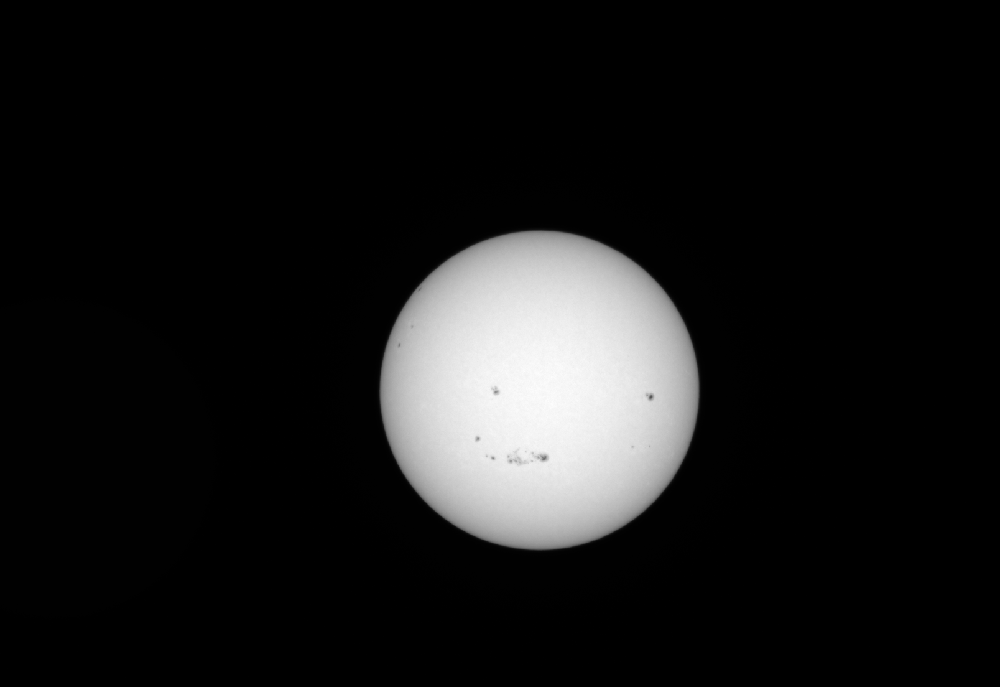
#> input picture img1.tiff, 1000 x 687 px, shrunk from 1608 x 1104 before the run, found by its file name
$ python Diffchecking.2.maxpl.2diffoutside.py
#> lines starting #> are read from the running program, lines starting #| are printed output that depends on the picture
from pickle import FALSE
import cv2
import numpy as np
import matplotlib.pyplot as plt
from matplotlib.colors import TwoSlopeNorm, LinearSegmentedColormap

impath = r"J:\img1.tiff"
img = cv2.imread(impath, cv2.IMREAD_UNCHANGED).astype(np.float32)
#> img: shape (687, 1000) float32; min 48, max 64992, mean 6380.8
diff2=True

# ============================
# MIN2（中心と半径）
# ============================
def MIN2(file):
#> called with file = 'J:\\img1.tiff'
    img = cv2.imread(file, 0)
#> img: shape (687, 1000); min 0, max 253, mean 24.3
    height, width = img.shape
#> height = 687; width = 1000

    n=10
    div=[]
    for i in range(1, n):
        line_t = img[:, width * i // n].astype(float)
        if np.max(line_t) <= 50:
            continue
        grad_t = np.diff(line_t)
        div.append([width*i//n, np.argmax(grad_t)])
        div.append([width*i//n, np.argmin(grad_t)])
#> after the loop, div = [[400, 311], [400, 469], [500, 235], [500, 544], [600, 242], [600, 537]]

    for i in range(1, n):
        line_p = img[height * i // n,:].astype(float)
        if np.max(line_p) <= 50:
            continue
        grad_p = np.diff(line_p)
        div.append([np.argmax(grad_p), height*i//n])
        div.append([np.argmin(grad_p), height*i//n])
#> after the loop, div = [[400, 311], [400, 469], [500, 235], [500, 544], [600, 242], [600, 537], [429, 274], [649, 274], [386, 343], [691, 343], [380, 412], [697, 412], [406, 480], [671, 480], [528, 549], [552, 549]]

    points = np.array(div, dtype=float)
#> points = 16 rows, first 8: [400, 311], [400, 469], [500, 235], [500, 544], [600, 242], [600, 537], [429, 274], [649, 274]
    x = points[:, 0]
#> x = [400, 400, 500, 500, 600, 600, 429, 649, 386, 691, 380, 697, 406, 671, 528, 552]
    y = points[:, 1]
#> y = [311, 469, 235, 544, 242, 537, 274, 274, 343, 343, 412, 412, 480, 480, 549, 549]

    mat_A = np.c_[x, y, np.ones(len(x))]
#> mat_A = 16 rows, first 8: [400, 311, 1], [400, 469, 1], [500, 235, 1], [500, 544, 1], [600, 242, 1], [600, 537, 1], [429, 274, 1], [649, 274, 1]
    vec_B = -(x**2 + y**2)
#> vec_B = [-256721, -379961, -305225, -545936, -418564, -648369, -259117, -496277, -266645, -595130, -314144, -655553, -395236, -680641, -580185, -606105]
    res, _, _, _ = np.linalg.lstsq(mat_A, vec_B, rcond=None)
#> res = [-1077.3, -779.5, 416558.9]
    A, B, C = res
#> A = -1077.3; B = -779.5; C = 416558.9

    cx = -A / 2
#> cx = 538.7
    cy = -B / 2
#> cy = 389.8
    r = np.sqrt(np.abs(cx**2 + cy**2 - C))
#> r = 159.7
    return cx, cy, r

cx, cy, r = MIN2(impath)
#> cx = 538.7; cy = 389.8; r = 159.7
cx = int(cx)
#> cx = 538
cy = int(cy)
#> cy = 389
r  = int(r)
#> r = 159

# ============================
# rdx, rdy 計算
# ============================
#rdxの計算
rheight_x = img.shape[0]
#> rheight_x = 687
rwidth_x  = img.shape[1] - 2   # ← これが正しい
#> rwidth_x = 998
width_x=img.shape[1] -1
#> width_x = 999
rdif_x_list = []
for i in range(1, img.shape[0]):
    line = np.diff(img[i])          # 長さ = width - 1
    if diff2:
        line = np.diff(line)        # 長さ = width - 2
    rdif_x_list.append(line)
#> after the loop, rdif_x_list = 686 items

rdif_x = np.vstack(rdif_x_list)     # reshape 不要
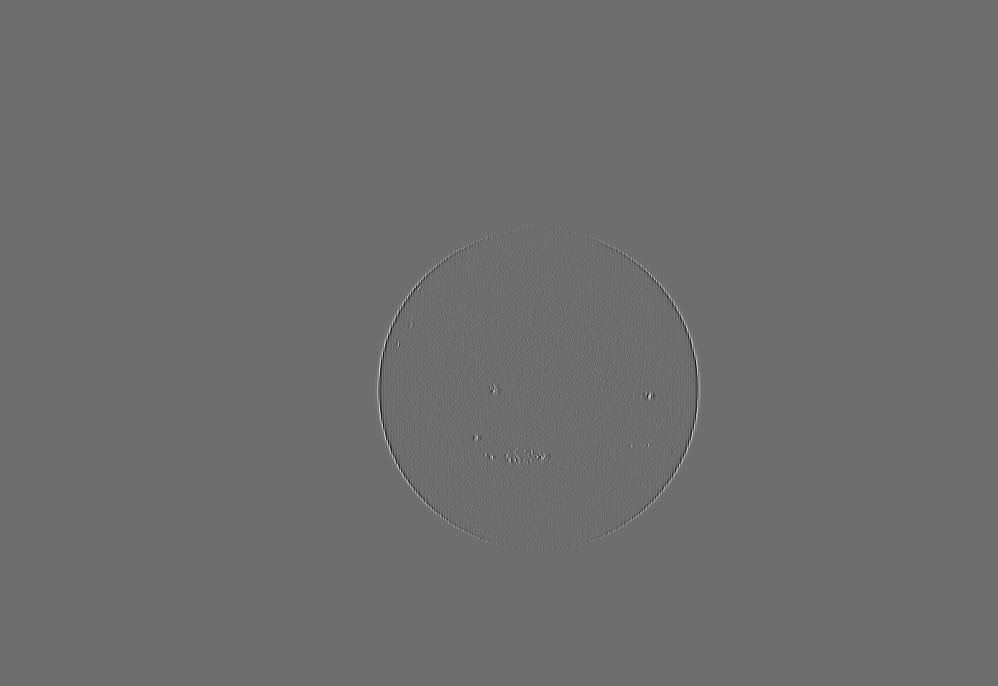
#> rdif_x: shape (686, 998) float32; min -13552, max 17696, mean 0; drawn with min black and max white

dif_x = np.vstack(rdif_x_list)

#rdyの計算
height_y = img.shape[0] - 1
#> height_y = 686
rwidth_y = img.shape[1] - 1
#> rwidth_y = 999
rdif_y_list = []
dif_y_list = []
for j in range(1, img.shape[1]):
    rdif_y_list.append(np.diff(img[:, j]))
    dif_y_list.append(np.diff(img[:, j]))
#> after the loop, dif_y_list = 999 items; rdif_y_list = 999 items
if diff2:
    rheight_y =height_y - 1
#> rheight_y = 685
    for i in range(len(rdif_y_list)):
        rdif_y_list[i] = np.diff(rdif_y_list[i])

rdif_y = np.array(rdif_y_list).T
dif_y = np.array(dif_y_list).T


dH = min(dif_x.shape[0], dif_y.shape[0])
#> dH = 686
dW = min(dif_x.shape[1], dif_y.shape[1])
#> dW = 998

dx = dif_x[:dH, :dW]
dy = dif_y[:dH, :dW]

H = min(rdif_x.shape[0], rdif_y.shape[0])
#> H = 685
W = min(rdif_x.shape[1], rdif_y.shape[1])
#> W = 998

rdx = rdif_x[:H, :W]
rdy = rdif_y[:H, :W]

# ============================
# カラーマップ（あなたのコードそのまま）
# ============================
cmap_x = LinearSegmentedColormap.from_list(
    "cmap_x",
    np.vstack((plt.cm.Blues_r(np.linspace(0,1,128)),
               plt.cm.Reds(np.linspace(0,1,128))))
)
vmin_x, vmax_x = rdx.min(), rdx.max()
#> vmin_x = -13552; vmax_x = 17696
vmin_x, vcenter_x, vmax_x = sorted([vmin_x, 0, vmax_x])
#> vcenter_x = 0
norm_x = TwoSlopeNorm(vmin=vmin_x, vcenter=vcenter_x, vmax=vmax_x)

cmap_y = LinearSegmentedColormap.from_list(
    "cmap_y",
    np.vstack((plt.cm.Greens_r(np.linspace(0,1,128)),
               plt.cm.Purples(np.linspace(0,1,128))))
)
vmin_y, vmax_y = rdy.min(), rdy.max()
#> vmin_y = -12944; vmax_y = 15472
vmin_y, vcenter_y, vmax_y = sorted([vmin_y, 0, vmax_y])
#> vcenter_y = 0
norm_y = TwoSlopeNorm(vmin=vmin_y, vcenter=vcenter_y, vmax=vmax_y)

rgb_x = cmap_x(norm_x(rdx))[..., :3]
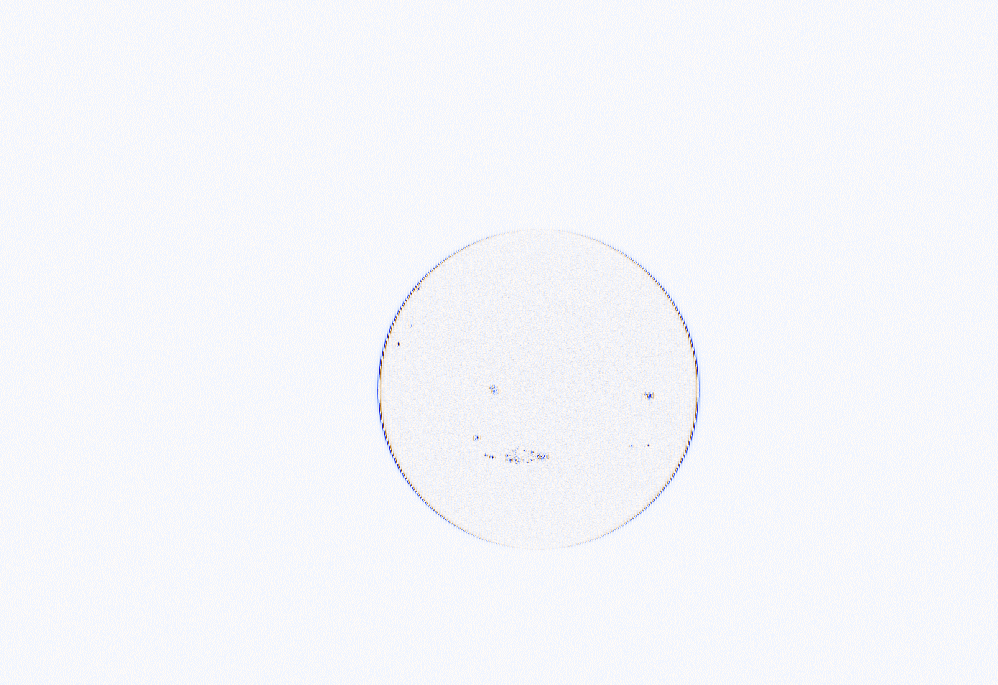
#> rgb_x: shape (685, 998, 3) float64; mean of channels 0, 1, 2 0.984, 0.968, 0.964; drawn as B, G, R
rgb_y = cmap_y(norm_y(rdy))[..., :3]
overlay = 0.5 * rgb_x + 0.5 * rgb_y

# ============================
# ± r/√2 の帯方式で R/L/T/B の最大点を抽出
# ============================

abs_rdx = np.abs(rdx)
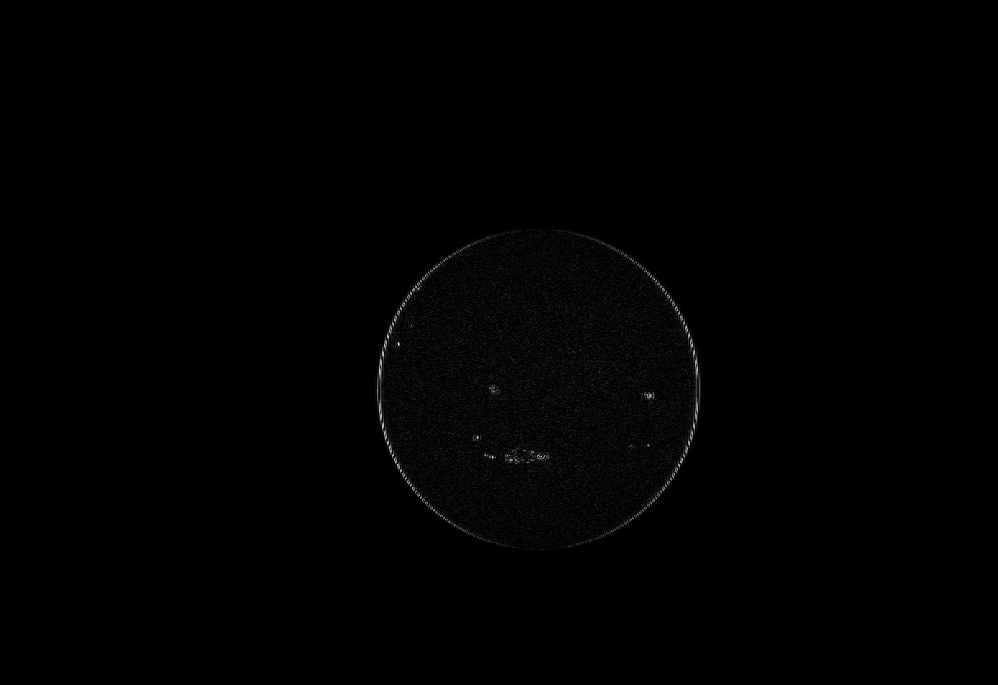
#> abs_rdx: shape (685, 998) float32; min 0, max 17696, mean 119.8; drawn with min black and max white
abs_rdy = np.abs(rdy)

# 帯の境界
y_min_RL = int(cy - r / np.sqrt(2))
#> y_min_RL = 276
y_max_RL = int(cy + r / np.sqrt(2))
#> y_max_RL = 501

x_min_TB = int(cx - r / np.sqrt(2))
#> x_min_TB = 425
x_max_TB = int(cx + r / np.sqrt(2))
#> x_max_TB = 650

# --- RL（各行） ---
R_x = []
R_y = []
L_x = []
L_y = []

for y in range(max(0, y_min_RL), min(H, y_max_RL)):

# 左側（x < cx）
    #一回微分の最大値
    dleft = np.abs(dx)[y, :cx]
    if dleft.size > 0:
        dxL = np.argmax(dleft)
    #一回微分の最大値の外側で二回微分の最大値
    left = abs_rdx[y, :dxL]
    if left.size > 0:
        xL = np.argmax(left)
        L_x.append(xL)
        L_y.append(y)

# 右側（x > cx）
    #一回微分の最大値
    dright = np.abs(dx)[y, :cx]
    if dright.size > 0:
        dxR = np.argmax(dright)
    #一回微分の最大値の外側で二回微分の最大値
    right = abs_rdx[y, dxR:]
    if right.size > 0:
        xR = np.argmax(right) + cx
        R_x.append(xR)
        R_y.append(y)
#> this loop made 225 passes
#> (dxL, xL, dxR, xR) on passes 1 to 12: (425, 423, 425, 538), (423, 422, 423, 538), (422, 420, 422, 770), (422, 420, 422, 538), (420, 417, 420, 538), (420, 418, 420, 538), (418, 417, 418, 538), (419, 417, 419, 538), (417, 415, 417, 538), (418, 415, 418, 538), (415, 413, 415, 538), (416, 415, 416, 538)
#> dxL on pass 100: 380
#> after the loop, L_x = 225 values, max 489 at index 181, min 375 at index 104, mean 391.4; L_y = 225 values from 276 to 500; R_x = 225 values, max 857 at index 122, min 538 at index 0, mean 612; R_y = 225 values from 276 to 500

# --- TB（各列） ---
T_x = []
T_y = []
B_x = []
B_y = []

for x in range(max(0, x_min_TB), min(W, x_max_TB)):

# 上側（y < cy）
    #一回微分の最大値
    dup = abs_rdy[:cy, x]
    if dup.size > 0:
        dyU = np.argmax(dup)
    up = abs_rdy[dyU:, x]
    #一回微分の最大値の外側で二回微分の最大値
    if up.size > 0:
        yU = np.argmax(up)
        T_x.append(x)
        T_y.append(yU)

# 下側（y > cy）
    #一回微分の最大値
    ddown = abs_rdy[cy:, x]
    if ddown.size > 0:
        dyD = np.argmax(ddown) + cy
    down = abs_rdy[dyD:, x]
    if down.size > 0:
        yD = np.argmax(down) + cy
        B_x.append(x)
        B_y.append(yD)
#> this loop made 225 passes
#> (dyU, yU, dyD) on passes 1 to 12: (276, 226, 502), (274, 0, 504), (275, 228, 503), (272, 0, 506), (271, 234, 505), (271, 0, 507), (269, 0, 509), (270, 0, 509), (270, 238, 508), (268, 0, 511), (268, 242, 510), (266, 246, 512)
# ============================
# 描画
# ============================
fig = plt.figure(figsize=(14, 6))

# メイン画像（大きく）
ax_main = fig.add_axes([0.05, 0.05, 0.75, 0.9])  # 左, 下, 幅, 高さ
ax_main.imshow(overlay)
ax_main.set_title("Solar Limb Detection (± r/√2 band method)")
ax_main.axis("off")

mak="+"
alph=.9
siz=10
# R/L/T/B の点をプロット（十字マーカー）
ax_main.plot(R_x, R_y, marker=mak, linestyle='none',
             markersize=siz, color='lime', alpha=alph)

ax_main.plot(L_x, L_y, marker=mak, linestyle='none',
             markersize=siz, color='magenta', alpha=alph)

ax_main.plot(T_x, T_y, marker=mak, linestyle='none',
             markersize=siz, color='cyan', alpha=alph)

ax_main.plot(B_x, B_y, marker=mak, linestyle='none',
             markersize=siz, color='orange', alpha=alph)

# --- カラーバー（右側の細い余白に配置） ---

# rdx カラーバー
cax_rdx = fig.add_axes([0.82, 0.55, 0.02, 0.35])  # x, y, width, height
fig.colorbar(
    plt.cm.ScalarMappable(norm=norm_x, cmap=cmap_x),
    cax=cax_rdx
)
cax_rdx.set_title("rdx", fontsize=8)

# rdy カラーバー
cax_rdy = fig.add_axes([0.82, 0.10, 0.02, 0.35])
fig.colorbar(
    plt.cm.ScalarMappable(norm=norm_y, cmap=cmap_y),
    cax=cax_rdy
)
cax_rdy.set_title("rdy", fontsize=8)

plt.show()
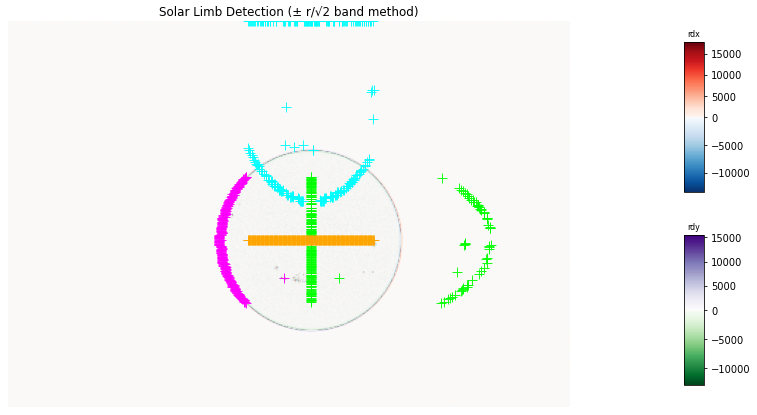
#> figure drawn by matplotlib, 3 panels
